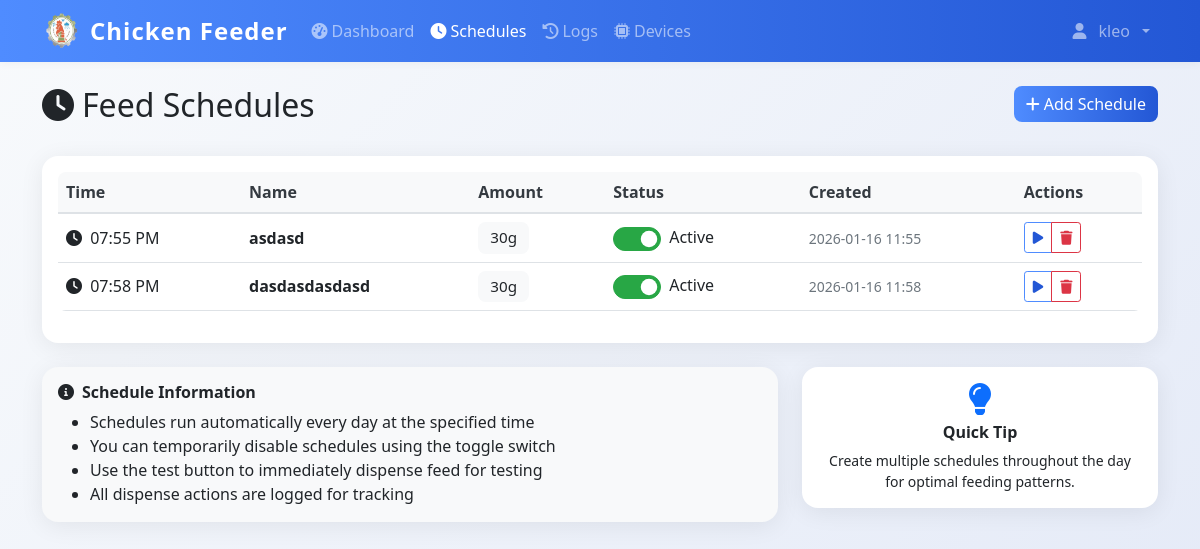
Before: /schedules (signed in) with the older database file.
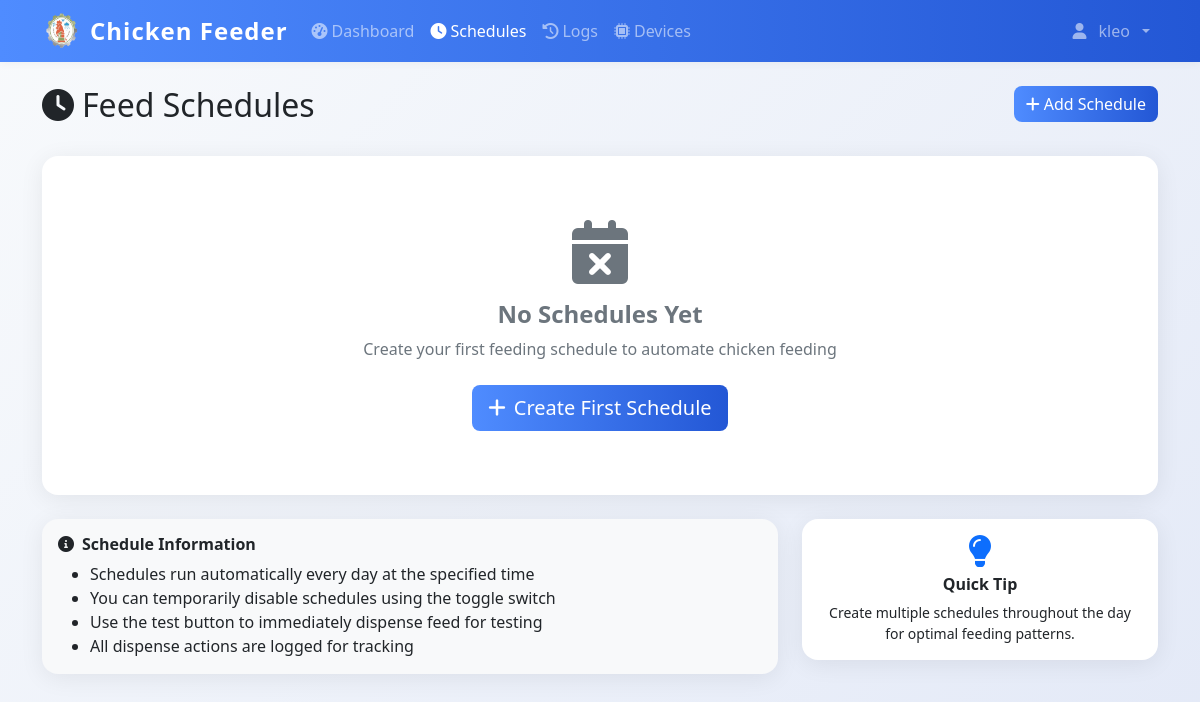
After: the same page with the newer database file.
### models.py (models this page shows)
class User(UserMixin, db.Model):
    id = db.Column(db.Integer, primary_key=True)
    username = db.Column(db.String(80), unique=True, nullable=False)
    email = db.Column(db.String(120), unique=True, nullable=False)
    password_hash = db.Column(db.String(120), nullable=False)
    iot_device_url = db.Column(db.String(255), nullable=True)  # e.g., 'http://192.168.1.100:5000' or 'pi_klei'
    is_admin = db.Column(db.Boolean, default=True)
    created_at = db.Column(db.DateTime, default=datetime.utcnow)

class FeedSchedule(db.Model):
    id = db.Column(db.Integer, primary_key=True)
    name = db.Column(db.String(100), nullable=False)
    feed_time = db.Column(db.Time, nullable=False)
    amount_grams = db.Column(db.Integer, nullable=False)
    is_active = db.Column(db.Boolean, default=True)
    created_by = db.Column(db.Integer, db.ForeignKey('user.id'), nullable=False)
    created_at = db.Column(db.DateTime, default=datetime.utcnow)
    user = db.relationship('User', backref=db.backref('schedules', lazy=True))

### app.py (the view)
@app.route('/schedules')
@login_required
def schedules():
    schedules = FeedSchedule.query.filter_by(created_by=current_user.id).order_by(FeedSchedule.feed_time).all()
    return render_template('schedules.html', schedules=schedules)

### app.py (called while the page is built)
@login_manager.user_loader
def load_user(user_id):
    return db.session.get(User, int(user_id))

@app.context_processor
def inject_datetime():
    return {'datetime': datetime}

@app.before_request
def restrict_admin_from_user_pages():
    if current_user.is_authenticated and getattr(current_user, 'is_admin', False):
        admin_paths = ['/admin', '/admin/', '/admin/dashboard', '/admin/config', '/admin/create', '/admin/feed-ratio']
        if not any(request.path.startswith(p) for p in admin_paths):
            if not request.path.startswith('/static') and not request.path.startswith('/logout'):
                return redirect(url_for('admin.dashboard'))

### templates/schedules.html (shortened to what this page needs)
{% extends "base.html" %}
{% block content %}
<div class="container mt-4">
    <div class="row mb-4">
        <div class="col">
            <h1 class="h2">
                <i class="fas fa-clock me-2"></i>Feed Schedules
            </h1>
        </div>
        <div class="col-auto">
            <a href="{{ url_for('add_schedule') }}" class="btn btn-primary">
                <i class="fas fa-plus me-1"></i>Add Schedule
            </a>
        </div>
    </div>
    <div class="card">
        <div class="card-body">
            {% if schedules %}
            <div class="table-responsive">
                <table class="table table-hover">
                    <thead>
                        <tr>
                            <th>Time</th>
                            <th>Name</th>
                            <th>Amount</th>
                            <th>Status</th>
                            <th>Created</th>
                            <th>Actions</th>
                        </tr>
                    </thead>
                    <tbody>
                        {% for schedule in schedules %}
                        <tr id="schedule-{{ schedule.id }}">
                            <td>
                                <i class="fas fa-clock me-1"></i>
                                {{ schedule.feed_time.strftime('%I:%M %p') }}
                            </td>
                            <td>
                                <strong>{{ schedule.name }}</strong>
                            </td>
                            <td>
                                <span class="badge bg-light text-dark">{{ schedule.amount_grams }}g</span>
                            </td>
                            <td>
                                <div class="form-check form-switch d-flex align-items-center gap-2">
                                    <input class="form-check-input" type="checkbox"
                                        id="toggle-{{ schedule.id }}"
                                        {% if schedule.is_active %}checked{% endif %}
                                        onchange="toggleSchedule(this)" data-id="{{ schedule.id }}">
                                    <label class="form-check-label" for="toggle-{{ schedule.id }}">
                                        <span id="status-text-{{ schedule.id }}">
                                            {% if schedule.is_active %}Active{% else %}Inactive{% endif %}
                                        </span>
                                    </label>
                                </div>
                            </td>
                            <td>
                                <small class="text-muted">
                                    {{ schedule.created_at.strftime('%Y-%m-%d %H:%M') }}
                                </small>
                            </td>
                            <td>
                                <div class="btn-group btn-group-sm">
                                    <button class="btn btn-outline-primary"
                                            onclick="testSchedule(this)"
                                            data-id="{{ schedule.id }}"
                                            data-amount_grams="{{ schedule.amount_grams }}"
                                            title="Test this schedule">
                                        <i class="fas fa-play"></i>
                                    </button>
                                    <button class="btn btn-outline-danger"
                                            onclick="deleteSchedule(this)"
                                            data-id="{{ schedule.id }}"
                                            data-name="{{ schedule.name }}"
                                            title="Delete schedule">
                                        <i class="fas fa-trash"></i>
                                    </button>
                                </div>
                            </td>
                        </tr>
                        {% endfor %}
                    </tbody>
                </table>
            </div>
            {% else %}
            <div class="text-center text-muted py-5">
                <i class="fas fa-calendar-times fa-4x mb-3"></i>
                <h4>No Schedules Yet</h4>
                <p class="mb-4">Create your first feeding schedule to automate chicken feeding</p>
                <a href="{{ url_for('add_schedule') }}" class="btn btn-primary btn-lg">
                    <i class="fas fa-plus me-2"></i>Create First Schedule
                </a>
            </div>
            {% endif %}
        </div>
    </div>
    <div class="row mt-4">
        <div class="col-lg-8">
            <div class="card bg-light">
                <div class="card-body">
                    <h6 class="card-title">
                        <i class="fas fa-info-circle me-2"></i>Schedule Information
                    </h6>
                    <ul class="mb-0">
                        <li>Schedules run automatically every day at the specified time</li>
                        <li>You can temporarily disable schedules using the toggle switch</li>
                        <li>Use the test button to immediately dispense feed for testing</li>
                        <li>All dispense actions are logged for tracking</li>
                    </ul>
                </div>
            </div>
        </div>
        <div class="col-lg-4">
            <div class="card border-primary">
                <div class="card-body text-center">
                    <i class="fas fa-lightbulb fa-2x text-primary mb-2"></i>
                    <h6 class="card-title">Quick Tip</h6>
                    <p class="card-text small">
                        Create multiple schedules throughout the day for optimal feeding patterns.
                    </p>
                </div>
            </div>
        </div>
    </div>
</div>
{% endblock %}

### templates/base.html (shortened to what this page needs)
<!DOCTYPE html>
<html lang="en">
<head>
    <link href="https://cdn.jsdelivr.net/npm/bootstrap@5.1.3/dist/css/bootstrap.min.css" rel="stylesheet">
    <link href="https://cdnjs.cloudflare.com/ajax/libs/font-awesome/6.0.0/css/all.min.css" rel="stylesheet">
    <link href="{{ url_for('static', filename='css/style.css') }}" rel="stylesheet">
</head>
<body>
    {% if current_user.is_authenticated %}
    <nav class="navbar navbar-expand-lg navbar-dark bg-primary">
        <div class="container">
            <div class="d-flex align-items-center gap-2">
                <img src="{{ url_for('static', filename='img/chicken-logo.png') }}" alt="Logo" style="width:40px;height:40px;" >
                <a class="navbar-brand" href="{{ url_for('dashboard') }}">
                   Chicken Feeder
                </a>
            </div>
            <div class="collapse navbar-collapse" id="navbarNav">
                <ul class="navbar-nav me-auto">
                    <li class="nav-item">
                        <a class="nav-link {% if request.endpoint == 'dashboard' %}active{% endif %}"
                           href="{{ url_for('dashboard') }}">
                            <i class="fas fa-tachometer-alt me-1"></i>Dashboard
                        </a>
                    </li>
                    <li class="nav-item">
                        <a class="nav-link {% if request.endpoint in ['schedules', 'add_schedule'] %}active{% endif %}"
                           href="{{ url_for('schedules') }}">
                            <i class="fas fa-clock me-1"></i>Schedules
                        </a>
                    </li>
                    <li class="nav-item">
                        <a class="nav-link {% if request.endpoint == 'logs' %}active{% endif %}"
                           href="{{ url_for('logs') }}">
                            <i class="fas fa-history me-1"></i>Logs
                        </a>
                    </li>
                    <li class="nav-item">
                        <a class="nav-link {% if request.endpoint in ['devices', 'add_device'] %}active{% endif %}"
                           href="{{ url_for('devices') }}">
                            <i class="fas fa-microchip me-1"></i>Devices
                        </a>
                    </li>
                </ul>
                <ul class="navbar-nav">
                    <li class="nav-item dropdown">
                        <a class="nav-link dropdown-toggle d-flex align-items-center gap-2" href="#" id="navbarDropdown" role="button"
                           data-bs-toggle="dropdown" aria-expanded="false">
                            <i class="fas fa-user me-1 "></i>{{ current_user.username }}
                        </a>
                    </li>
                </ul>
            </div>
        </div>
    </nav>
    {% endif %}
    <main class="container-fluid align-items-center">
        {% block content %}{% endblock %}
    </main>
</body>
</html>

### static/css/style.css (style rules this page uses)
:root { --primary-color: #2c5f2d; --secondary-color: #97bc62; --success-color: #28a745; --danger-color: #dc3545; --warning-color: #ffc107; --info-color: #17a2b8; --light-color: #f8f9fa; --dark-color: #343a40; }
body { font-family: 'Segoe UI', Tahoma, Geneva, Verdana, sans-serif; background-color: #f5f7fa; }
.navbar-brand { font-weight: bold; font-size: 1.5rem; }
.navbar-nav .nav-link { font-weight: 500; transition: all 0.2s ease; }
.card { border: none; border-radius: 12px; box-shadow: 0 2px 10px rgba(0,0,0,0.08); transition: all 0.3s ease; }
.btn { border-radius: 8px; font-weight: 500; transition: all 0.2s ease; }
.btn-primary { background: linear-gradient(135deg, var(--primary-color) 0%, var(--secondary-color) 100%); border: none; }

### templates/base.html (style rules this page uses)
body { background: linear-gradient(135deg, #f8fafc 0%, #e3e9f7 100%); min-height: 100vh; }
.navbar { box-shadow: 0 2px 8px rgba(0,0,0,0.04); }
.card { border-radius: 1rem; box-shadow: 0 4px 24px rgba(0,0,0,0.07); }
.btn-primary, .bg-primary { background: linear-gradient(90deg, #4f8cff 0%, #2357d5 100%) !important; border: none; }
.card-title, h1, h2, h3, h4, h5, h6 { font-family: 'Segoe UI', 'Roboto', 'Arial', sans-serif; font-weight: 600; }
.navbar-brand { font-weight: bold; letter-spacing: 1px; }

Changed rows visible on the page:
removed FeedSchedule: feed_time "07:55 PM", name "asdasd", amount_grams "30", is_active "☑", shows "Active", created_at "2026-01-16 11:55"
removed FeedSchedule: feed_time "07:58 PM", name "dasdasdasdasd", amount_grams "30", is_active "☑", shows "Active", created_at "2026-01-16 11:58"
Other visible differences:
text no longer shown: "Time Name Amount Status Created Actions"
text now shown: "No Schedules Yet Create your first feeding schedule to automate chicken feeding Create First Schedule"
